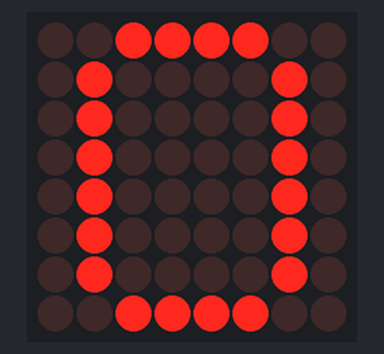
A sketch run on a simulated Arduino Uno, built with avr-gcc and run on an emulated ATmega328P. Shown: 8×8 LED matrix.

Above: at 0.1 s.
At 1.1 s:
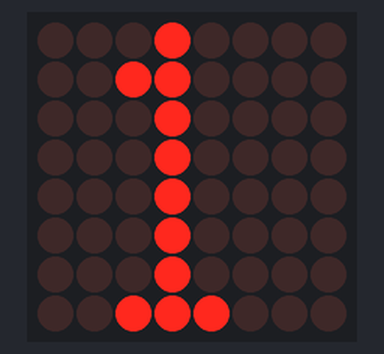
At 2.1 s:
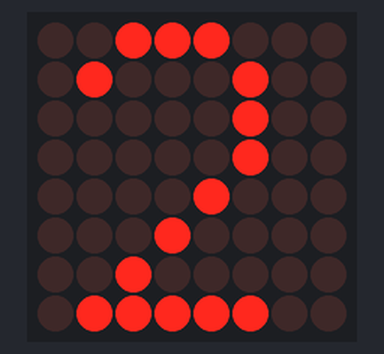
At 3.1 s:
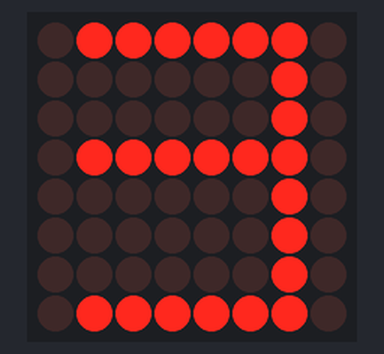
At 4.1 s:
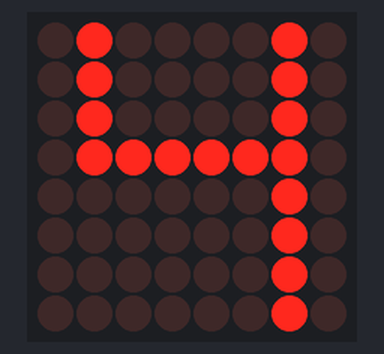
At 5.1 s:
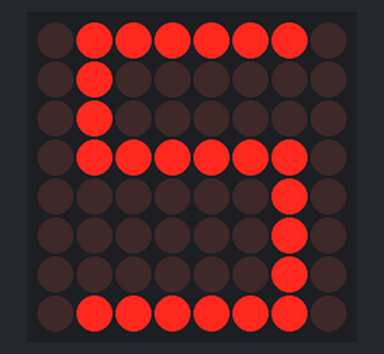

Measured:
- by itself, everything shown: repeats every 6.0 s, in 6 steps
- what the display in image 1 shows lasts 1.0 s, from 1.0 s to 2.0 s

The sketch:

Matrix-LED_-_Count.ino
```cpp
#include "LedControl.h"

LedControl lc = LedControl(11,13,10,1);

byte cero[8] = {
  B00111100,
  B01000010,
  B01000010,
  B01000010,
  B01000010,
  B01000010,
  B01000010,
  B00111100

};


byte uno[8]= {        // array que contiene todos los elementos de las
  B00010000,        // filas necesarias por mostrar el digito uno
  B00110000,
  B00010000,
  B00010000,
  B00010000,
  B00010000,
  B00010000,
  B00111000
};

byte dos[8]= {        // array que contiene todos los elementos de las
  B00111000,        // filas necesarias por mostrar el digito dos
  B01000100,
  B00000100,
  B00000100,
  B00001000,
  B00010000,
  B00100000,
  B01111100
};
byte cuatro[8] = {
  B01000010,
  B01000010,
  B01000010,
  B01111110,
  B00000010,
  B00000010,
  B00000010,
  B00000010

};
byte tres[8] = {
  B01111110,
  B00000010,
  B00000010,
  B01111110,
  B00000010,
  B00000010,
  B00000010,
  B01111110

};
byte cinco[8]= {        // array que contiene todos los elementos de las
  B01111110,
  B01000000,
  B01000000,
  B01111110,
  B00000010,
  B00000010,
  B00000010,
  B01111110
};


void setup() {
  // put your setup code here, to run once:
  lc.shutdown(0,false);
  lc.setIntensity(0,10);
  lc.clearDisplay(0);
}

void loop() {

  for(int i=0; i<8; i++)
  {
    lc.setRow(0,i,cero[i]);

  }

  delay(1000);


  for(int u=0; u<8;u++)
  {
    lc.setRow(0,u,uno[u]);

  }
delay(1000);


  for(int d=0; d<8; d++)
  {
    lc.setRow(0,d,dos[d]);


  }
  delay(1000);
   for(int d=0; d<8; d++)
  {
    lc.setRow(0,d,tres[d]);


  }
  delay(1000);


   for(int d=0; d<8; d++)
  {
    lc.setRow(0,d,cuatro[d]);


  }
  delay(1000);

   for(int d=0; d<8; d++)
  {
    lc.setRow(0,d,cinco[d]);


  }
  delay(1000);


}
```
